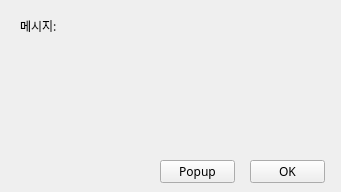
<?xml version="1.0" encoding="UTF-8"?>
<ui version="4.0">
 <class>Form</class>
 <widget class="QWidget" name="Form">
  <property name="geometry">
   <rect>
    <x>0</x>
    <y>0</y>
    <width>341</width>
    <height>192</height>
   </rect>
  </property>
  <property name="windowTitle">
   <string>MainApp</string>
  </property>
  <widget class="QPushButton" name="btnOK">
   <property name="geometry">
    <rect>
     <x>250</x>
     <y>160</y>
     <width>75</width>
     <height>23</height>
    </rect>
   </property>
   <property name="font">
    <font>
     <family>나눔고딕</family>
    </font>
   </property>
   <property name="text">
    <string>OK</string>
   </property>
  </widget>
  <widget class="QLabel" name="lblMessage">
   <property name="geometry">
    <rect>
     <x>20</x>
     <y>10</y>
     <width>261</width>
     <height>31</height>
    </rect>
   </property>
   <property name="font">
    <font>
     <family>나눔고딕</family>
    </font>
   </property>
   <property name="text">
    <string>메시지:</string>
   </property>
  </widget>
  <widget class="QPushButton" name="btnPOP">
   <property name="geometry">
    <rect>
     <x>160</x>
     <y>160</y>
     <width>75</width>
     <height>23</height>
    </rect>
   </property>
   <property name="font">
    <font>
     <family>나눔고딕</family>
    </font>
   </property>
   <property name="text">
    <string>Popup</string>
   </property>
  </widget>
 </widget>
 <resources/>
 <connections/>
</ui>
